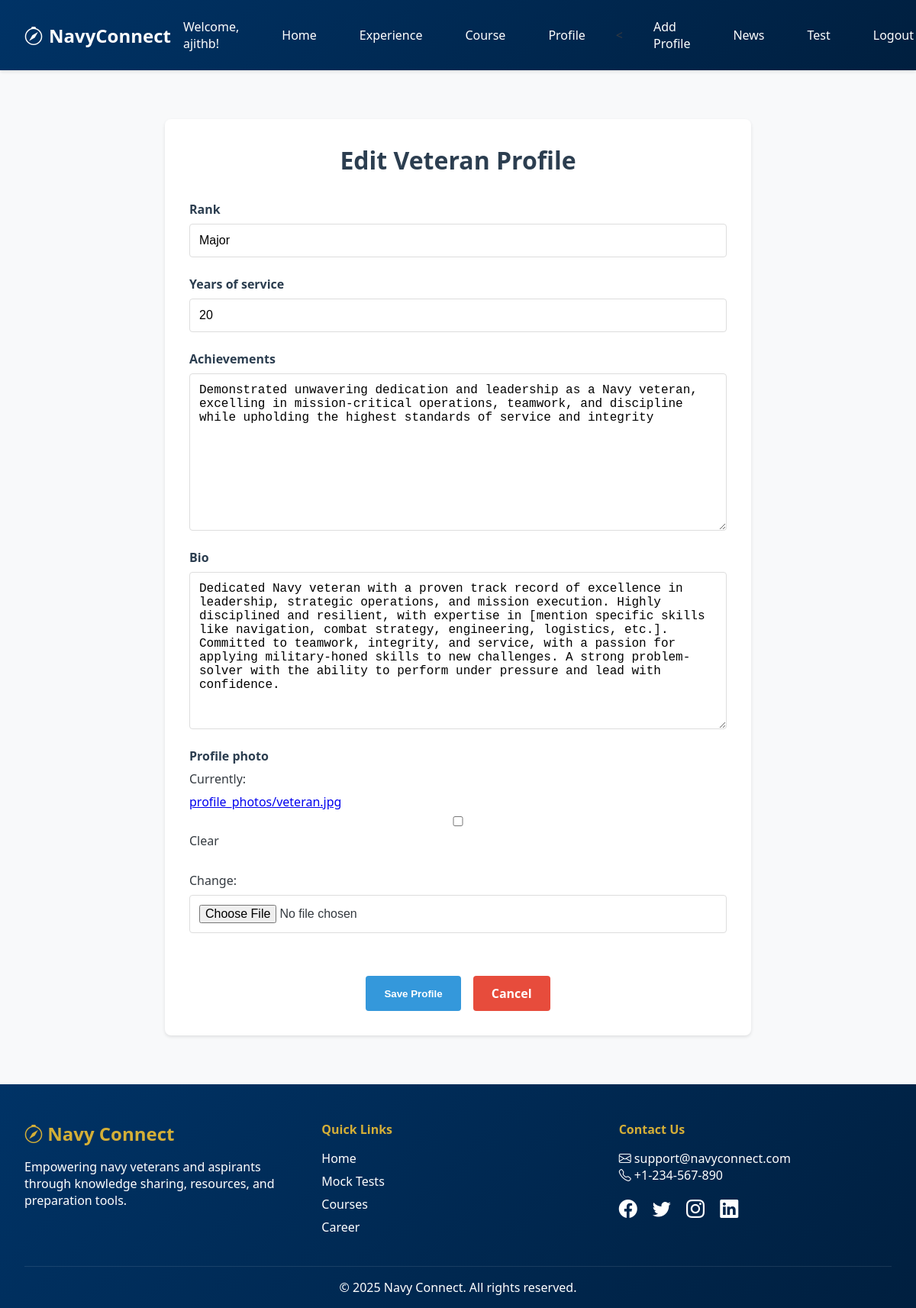
Screenshot of /veteran-profile/ (signed in) with the database file from the repository.
### core/models.py (models this page shows, shortened)
class CustomUser(AbstractUser):
    ROLE_CHOICES = [
        ('admin', 'Admin'),
        ('veteran', 'Veteran'),
        ('aspirant', 'Aspirant'),
    ]
    role = models.CharField(max_length=10, choices=ROLE_CHOICES, default='aspirant')

class VeteranProfile(models.Model):
    user = models.OneToOneField(settings.AUTH_USER_MODEL, on_delete=models.CASCADE)
    rank = models.CharField(max_length=100)
    years_of_service = models.IntegerField()
    achievements = models.TextField()
    bio = models.TextField(blank=True, null=True)
    profile_photo = models.ImageField(upload_to='profile_photos/', blank=True, null=True)

### core/views.py (the view)
# urls.py: path('veteran-profile/', views.create_or_update_profile, name='veteran_profile'),
@login_required
def create_or_update_profile(request):
    try:
        profile = request.user.veteranprofile
    except VeteranProfile.DoesNotExist:
        profile = None
    if request.method == 'POST':
        if profile:
            form = VeteranProfileForm(request.POST, request.FILES, instance=profile)
        else:
            form = VeteranProfileForm(request.POST, request.FILES)
        if form.is_valid():
            profile = form.save(commit=False)
            profile.user = request.user  # Set the user to the current logged-in user
            profile.save()
            return redirect('view_profile')  # Redirect to the profile page after saving
    else:
        form = VeteranProfileForm(instance=profile)
    return render(request, 'edit_profile.html', {'form': form})

### core/forms.py
class VeteranProfileForm(forms.ModelForm):
    class Meta:
        model = VeteranProfile
        fields = ['rank', 'years_of_service', 'achievements', 'bio', 'profile_photo']

### core/templates/edit_profile.html (shortened to what this page needs)
{% extends "base.html" %}
{% block content %}
<div class="profile-container">
  <div class="profile-card">
    <h1 class="profile-title">Edit Veteran Profile</h1>
    <form method="POST" enctype="multipart/form-data" class="profile-form">
      {% for field in form %}
        <div class="form-group">
          <label class="form-label">{{ field.label }}</label>
          {{ field }}
        </div>
      {% endfor %}
      <div class="button-group">
        <button type="submit" class="submit-btn">Save Profile</button>
        <a href="{% url 'view_profile' %}" class="cancel-btn">Cancel</a>
      </div>
    </form>
  </div>
</div>
{% endblock %}

### core/templates/base.html (shortened to what this page needs)
<!DOCTYPE html>
<html lang="en">
<head>
  <link href="https://cdnjs.cloudflare.com/ajax/libs/bootstrap-icons/1.11.1/font/bootstrap-icons.min.css" rel="stylesheet">
</head>
<body>
  <nav class="navbar">
    <div class="container">
      <a href="{% url 'home' %}" class="brand">
        <i class="bi bi-compass"></i>
        NavyConnect
      </a>
      <div class="links">
        {% if user.is_authenticated %}
          <span>Welcome, {{ user.username }}!</span>
          <a href="{% url 'home' %}">Home</a>
          {% if user.role == 'veteran' %}
            <a href="{% url 'veteran_experiences' %}"> Experience</a>
            <a href="{% url 'create_course' %}"> Course</a>
            <a href="{% url 'view_profile' %}">Profile</a>
            <<a href="{% url 'veteran_profile' %}"> Add Profile</a>
            <a href="{% url 'news_list' %}">News</a>
            <a href="{% url 'create_mock_test' %}">Test</a>
            <a href="{% url 'logout' %}">Logout</a>
          {% else %}
          <a href="{% url 'login' %}">Login</a>
          <a href="{% url 'signup' %}">Signup</a>
          {% endif %}
        {% endif %}
      </div>
    </div>
  </nav>
  <main class="content">
    {% block content %}
    {% endblock %}
  </main>
  <footer class="footer">
    <div class="footer-container">
      <div class="footer-brand">
        <h3><i class="bi bi-compass"></i> Navy Connect</h3>
        <p>Empowering navy veterans and aspirants through knowledge sharing, resources, and preparation tools.</p>
      </div>
      <div class="footer-links">
        <h4>Quick Links</h4>
        <ul>
          <li><a href="{% url 'home' %}">Home</a></li>
          <li><a href="{% url 'mock_test_list' %}">Mock Tests</a></li>
          <li><a href="{% url 'view_course' %}">Courses</a></li>
          <li><a href="{% url 'job_list' %}">Career</a></li>
        </ul>
      </div>
      <div class="footer-contact">
        <h4>Contact Us</h4>
        <p><i class="bi bi-envelope"></i> support@navyconnect.com</p>
        <p><i class="bi bi-telephone"></i> +1-234-567-890</p>
        <div class="footer-socials">
          <a href="#"><i class="bi bi-facebook"></i></a>
          <a href="#"><i class="bi bi-twitter"></i></a>
          <a href="#"><i class="bi bi-instagram"></i></a>
          <a href="#"><i class="bi bi-linkedin"></i></a>
        </div>
      </div>
    </div>
    <div class="footer-bottom">
      <p>&copy; 2025 Navy Connect. All rights reserved.</p>
    </div>
  </footer>
</body>
</html>

### core/templates/base.html (style rules this page uses)
:root { --navy-blue: #003366; --gold: #d4af37; --light-gray: #f8f9fa; --dark-gray: #343a40; --white: #ffffff; --transition: all 0.3s ease; }
* { margin: 0; padding: 0; box-sizing: border-box; }
body { font-family: 'Segoe UI', Arial, sans-serif; background-color: var(--light-gray); color: var(--dark-gray); min-height: 100vh; display: flex; flex-direction: column; }
.navbar { background: linear-gradient(135deg, var(--navy-blue), #001f3f); padding: 1rem 2rem; box-shadow: 0 2px 4px rgba(0,0,0,0.1); position: sticky; top: 0; z-index: 1000; }
.container { max-width: 1200px; margin: 0 auto; display: flex; justify-content: space-between; }
.brand { font-size: 1.5rem; font-weight: 700; color: var(--white); text-decoration: none; display: flex; align-items: center; gap: 0.5rem; }
.links { display: flex; align-items: center; gap: 1.5rem; }
.links a, .links span { color: var(--white); text-decoration: none; padding: 0.5rem 1rem; border-radius: 4px; transition: var(--transition); }
.content { flex: 1; padding: 2rem; max-width: 1200px; margin: 0 auto; width: 100%; }
.footer { background: linear-gradient(135deg, var(--navy-blue), #001f3f); color: var(--white); padding: 3rem 2rem 1rem; margin-top: auto; }
.footer-container { display: flex; flex-wrap: wrap; justify-content: space-between; gap: 2rem; max-width: 1200px; margin: 0 auto; }
.footer-brand { flex: 1; min-width: 250px; }
.footer-brand h3 { color: var(--gold); font-size: 1.5rem; margin-bottom: 1rem; }
.footer-links, .footer-contact { flex: 1; min-width: 200px; }
.footer-links h4, .footer-contact h4 { color: var(--gold); margin-bottom: 1rem; }
.footer-links ul { list-style: none; }
.footer-links li { margin: 0.5rem 0; }
.footer-links a { color: var(--white); text-decoration: none; transition: var(--transition); }
.footer-socials { margin-top: 1rem; }
.footer-socials a { color: var(--white); font-size: 1.5rem; margin-right: 1rem; transition: var(--transition); }
.footer-bottom { text-align: center; margin-top: 2rem; padding-top: 1rem; border-top: 1px solid rgba(255,255,255,0.1); }

### core/templates/edit_profile.html (style rules this page uses)
.profile-container { max-width: 800px; margin: 2rem auto; padding: 0 1rem; }
.profile-card { background: white; border-radius: 8px; box-shadow: 0 2px 4px rgba(0, 0, 0, 0.1); padding: 2rem; }
.profile-title { color: #2c3e50; font-size: 2rem; margin-bottom: 2rem; text-align: center; }
.profile-form { display: flex; flex-direction: column; gap: 1.5rem; }
.form-group { display: flex; flex-direction: column; gap: 0.5rem; }
.form-label { font-weight: 600; color: #2c3e50; }
.form-group input, .form-group textarea, .form-group select { padding: 0.75rem; border: 1px solid #ddd; border-radius: 4px; font-size: 1rem; transition: border-color 0.3s; }
.button-group { display: flex; gap: 1rem; margin-top: 2rem; justify-content: center; }
.submit-btn, .cancel-btn { padding: 0.75rem 1.5rem; border-radius: 4px; font-weight: 600; text-decoration: none; text-align: center; transition: all 0.3s; }
.submit-btn { background-color: #3498db; color: white; border: none; cursor: pointer; }
.cancel-btn { background-color: #e74c3c; color: white; }

### rows the page displays
CustomUser: username "ajithb"
VeteranProfile: form "Major" "20" "Demonstrated unwavering dedication and leadership as a Navy veteran, excelling in mission-critical operations, teamwork, and discipline while upholding the highest standards of service and integrity" "Dedicated Navy veteran with a proven track record of excellence in leadership, strategic operations, and mission execution. Highly disciplined and resilient, with expertise in [mention specific skills like navigation, combat strategy, engineering, logistics, etc.]. Committed to teamwork, integrity, and service, with a passion for applying military-honed skills to new challenges. A strong problem-solver with the ability to perform under pressure and lead with confidence."

### other values shown
{{ field.label }} "Rank" "Years of service" "Achievements" "Bio" "Profile photo"
